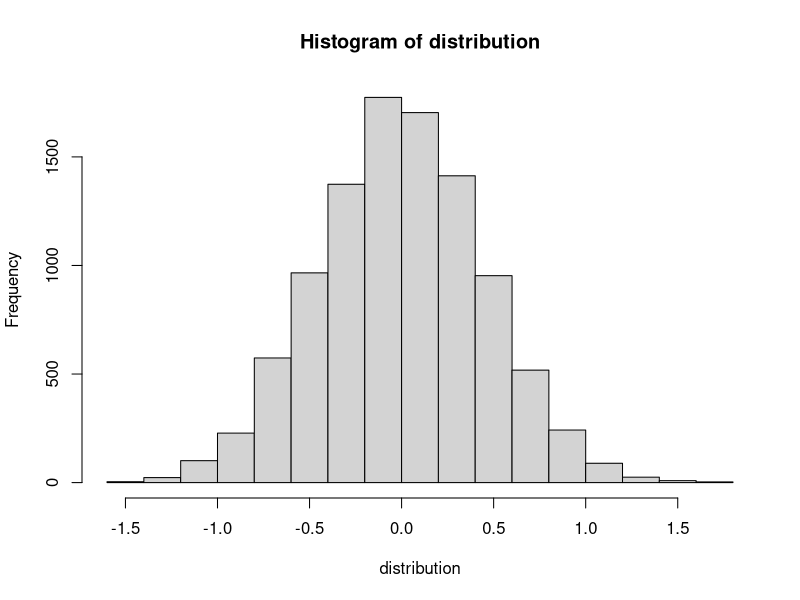
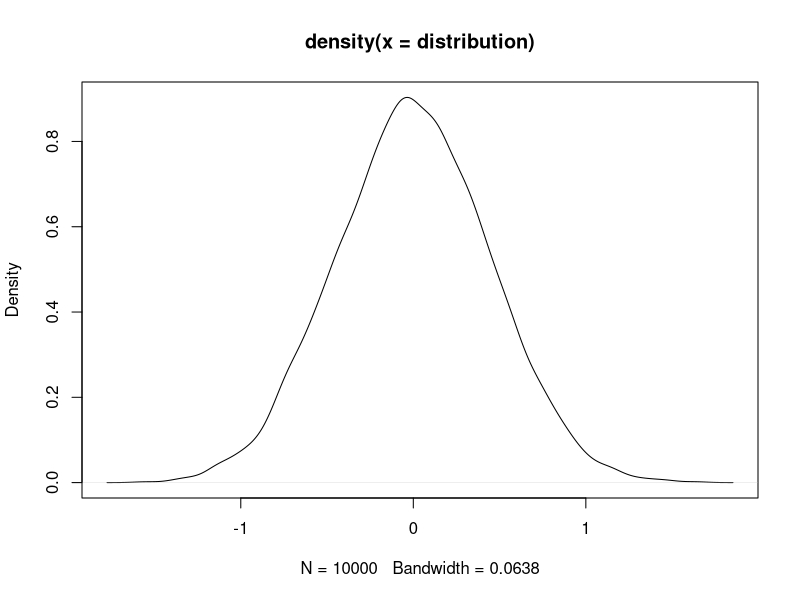
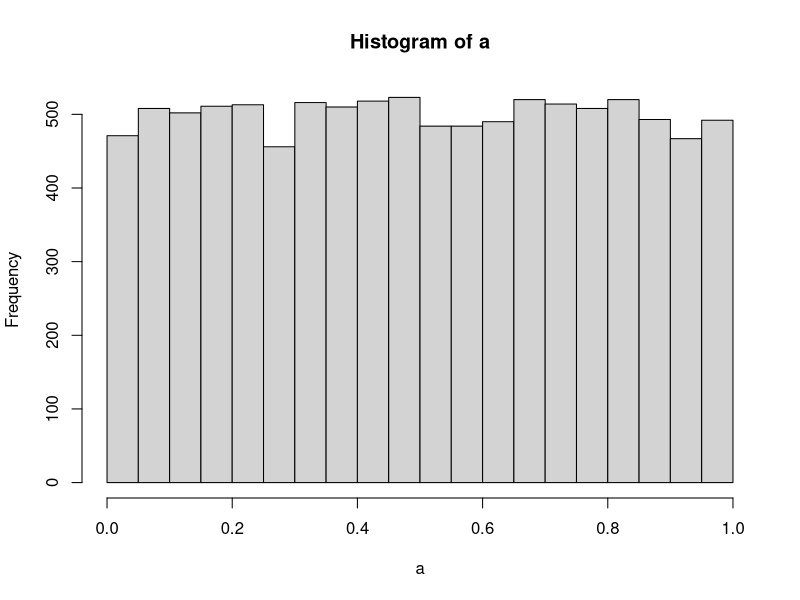
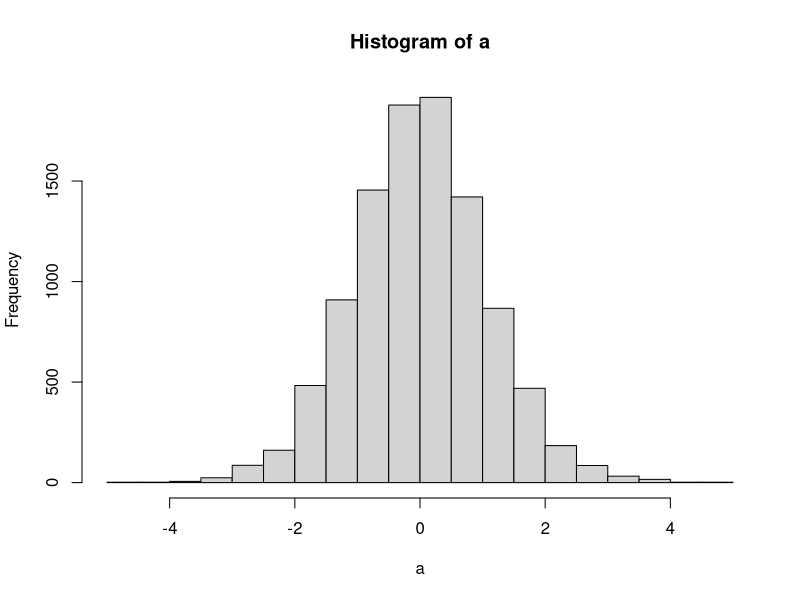
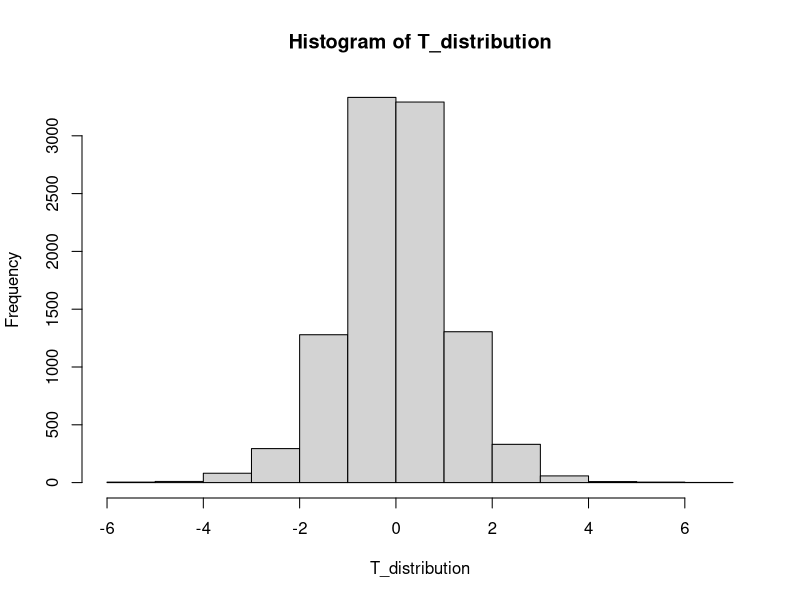
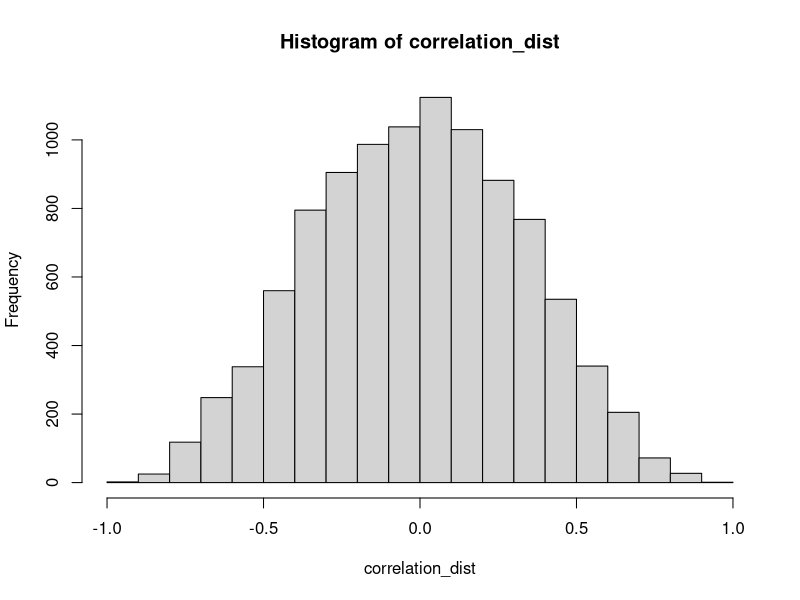

Recreate these plots in R, in order.
## ---- chunk 1
knitr::opts_chunk$set(echo = TRUE)
## ---- chunk 2
distribution <- c()

    for(i in 1:10000) {
    vector_1 <- rnorm(10,0,1)
    vector_2 <- rnorm(10,0,1)
    distribution <- c(distribution,mean(vector_2)-mean(vector_1))
    }
    y <- hist(distribution)
## ---- chunk 3
plot(density(distribution))
## ---- chunk 4
a <- replicate(10000,t.test(rnorm(10,0,1),rnorm(10,0,1))$p.value)
hist(a)
## ---- chunk 5
a <- replicate(10000,t.test(rnorm(10,0,1),rnorm(10,0,1))$statistic)
hist(a)
## ---- chunk 6
t <- .5
df <- 9
(1 - pt(q = abs(t), df = df))*2
## ---- chunk 7
t <- 1
df <- 9
(1 - pt(q = abs(t), df = df))*2
## ---- chunk 8
t <- 1.5
df <- 9
(1 - pt(q = abs(t), df = df))*2
## ---- chunk 9
t <- 2
df <- 9
(1 - pt(q = abs(t), df = df))*2
## ---- chunk 10
t <- 2.5
df <- 9
(1 - pt(q = abs(t), df = df))*2
## ---- chunk 11
testScores <- rnorm(10, mean = 0, sd = 1)
t.test(testScores,mu=0)
t_dist <-runif(10000)

## ---- chunk 12
 T_distribution <- c()

    for(i in 1:10000) {
      vector_3 <- rnorm(10,0,1)
      T_distribution <- c(T_distribution,(mean(vector_3)- 0)/(sd(vector_3)/(sqrt(length(vector_3)))))
    }
    hist(T_distribution)

## ---- chunk 13
x <- rnorm(10,0,1)
y <- rnorm(10,0,1)
cor(x,y)

## ---- chunk 14
correlation_dist <- c()

    for(i in 1:10000) {
    vector_1 <- rnorm(10,0,1)
    vector_2 <- rnorm(10,0,1)
    correlation_dist <- c(correlation_dist, cor(vector_1,vector_2))
    }

    hist(correlation_dist)
## ---- chunk 15
A <- c(1,2,3,4)
B <- c(3,4,5,6)
C <- c(5,6,7,8)
Subjects <- rep(1:10,each=4)
Factor1 <- rep(rep(c("A","B","C"), each = 4), 10)
Factor2 <- rep(rep(c("1","2"), 2), 10)
DV <- rnorm(40,0,1)

all_data <- data.frame(Subjects = as.factor(Subjects),
                       DV,
                       Factor1,
                       Factor2)
